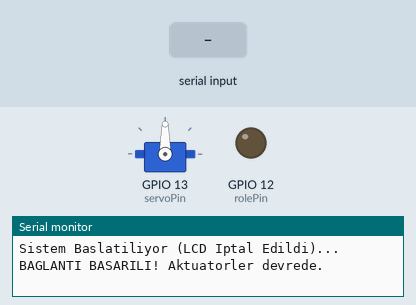
Simulated run of this sketch. Board: ESP32. Shown: servo, output pins drawn as LEDs (lit = HIGH), the last lines printed to the serial monitor. Inputs (shaded band) come from the test bench. Nothing arrives over Bluetooth unless stated.

Above: at 1.2 s.
1.3 s: "<90,45>" received over the second serial link
At 2.5 s:
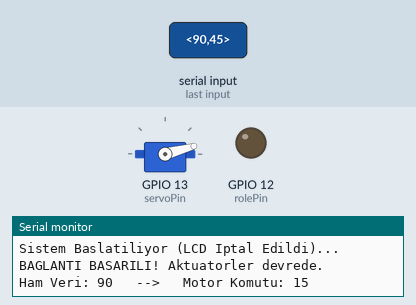
2.8 s: "<200>" received over the second serial link
At 3.7 s:
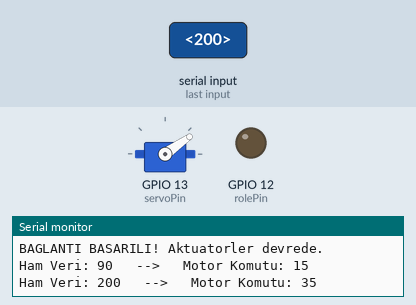
4.3 s: "<90>" received over the second serial link
At 4.8 s:
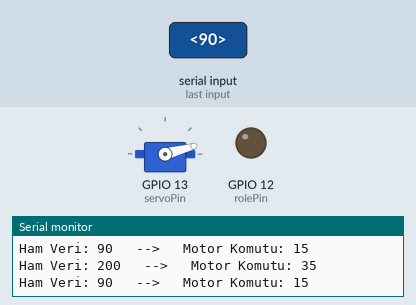
Timing chart, 0 to 7.3 s (numbered marks = the images above; inputs shaded):
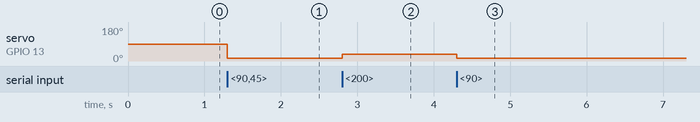

The sketch:

KablosuzTelemetriveUzaktanKomutaSistemiKodu.ino.ino
```cpp
#include "BluetoothSerial.h"
#include <ESP32Servo.h>

BluetoothSerial SerialBT;
Servo hedefServo;

// Hedef HC-05 MAC Adresi
uint8_t thalesTargetAddress[6] = {0x00, 0x23, 0x09, 0x01, 0x2F, 0x6E};

// Donanım Pinleri
const int servoPin = 13;
const int rolePin = 12;

// Değişkenler
char gelenKarakter;
String veriTamponu = "";
bool paketBasladi = false;
int gelenPotDegeri = 0;
int servoAcisi = 0;

void setup() {
  Serial.begin(115200);

  // --- AKTÜATÖR KURULUMLARI ---
  hedefServo.attach(servoPin);
  pinMode(rolePin, OUTPUT);
  digitalWrite(rolePin, LOW);

  // --- BLUETOOTH KURULUMU ---
  SerialBT.setPin("1234", 4);
  SerialBT.begin("ESP32_Receiver_Station", true);

  Serial.println("Sistem Baslatiliyor (LCD Iptal Edildi)...");

  if (SerialBT.connect(thalesTargetAddress)) {
    Serial.println("BAGLANTI BASARILI! Aktuatorler devrede.");
  } else {
    Serial.println("Baglanti basarisiz. Sifreyi veya mesafeyi kontrol edin.");
  }
}

void loop() {
  while (SerialBT.available()) {
    gelenKarakter = SerialBT.read();

    if (gelenKarakter == '<') {
      paketBasladi = true;
      veriTamponu = "";
    }
    else if (gelenKarakter == '>') {
      paketBasladi = false;
      gelenPotDegeri = veriTamponu.toInt();

      // Motor Yon/Hiz Haritalamasi
      servoAcisi = map(gelenPotDegeri, 0, 1023, 0, 180);
      hedefServo.write(servoAcisi);

      // Kritik Alan Kontrolu (Role)
      if (gelenPotDegeri > 900) {
        digitalWrite(rolePin, HIGH);
      } else {
        digitalWrite(rolePin, LOW);
      }

      // Verileri yine de bilgisayar ekranindan (Serial Monitor) gorebilmen icin:
      Serial.print("Ham Veri: ");
      Serial.print(gelenPotDegeri);
      Serial.print("\t --> \tMotor Komutu: ");
      Serial.println(servoAcisi);
    }
    else {
      if (paketBasladi) {
        veriTamponu += gelenKarakter;
      }
    }
  }
}
```

Measured:
- after the input at 1.3 s, servo on GPIO 13 (servoPin): 90° → 15° at once
- after the input at 2.8 s, servo on GPIO 13 (servoPin): 15° → 35° at once
- after the input at 4.3 s, servo on GPIO 13 (servoPin): 35° → 15° at once
